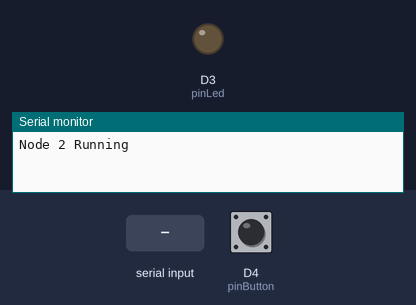
Bench run of a sketch on a simulated ESP8266 (NodeMCU). Parts: output pins drawn as LEDs (lit = HIGH), the last lines printed to the serial monitor. Inputs (shaded band) come from the test bench; at power-on: D4 (pinButton) HIGH.

Above: at 1.3 s.
1.4 s: "nighttime\n" received over the second serial link
At 2.0 s:
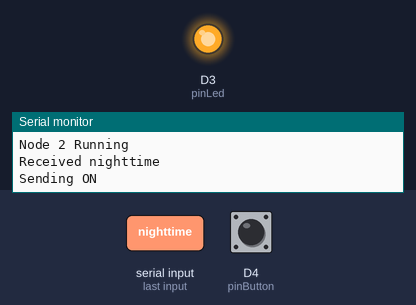
4.5 s: "daytime\n" received over the second serial link
At 5.5 s:
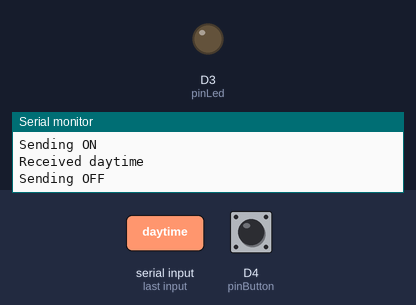
Timing chart, 0 to 7.5 s (numbered marks = the images above; inputs shaded):
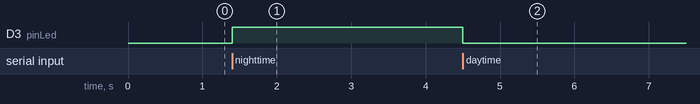

Measured:
- after the input at 1.4 s, D3 (pinLed): LOW → HIGH at once
- after the input at 4.5 s, D3 (pinLed): HIGH → LOW at once

The sketch:

Node2.ino
```cpp
//node2

#include <SoftwareSerial.h>
SoftwareSerial serial(D1,D2);   // connect to TX/RX on the other node

int pinLed = D3;
int pinButton = D4;
bool isMotion = false;

void checkSerial() {
  if (serial.available()) {
    String msg = serial.readStringUntil('\n');
    Serial.println("Received " + msg);
    if (msg == "daytime") {
      digitalWrite(pinLed, LOW);
      Serial.println("Sending OFF");
      serial.write("OFF\n");
    } else if (msg == "nighttime") {
      digitalWrite(pinLed, HIGH);
      Serial.println("Sending ON");
      serial.write("ON\n");
    }
  }
}

void checkButton() {
  bool isDown = (digitalRead(pinButton) == LOW);
  if (isDown != isMotion) {
    isMotion = isDown;
    if (isMotion) {
      Serial.println("Sending MOTION");
      serial.write("MOTION\n");
    } else {
      Serial.println("Sending NOMOTION");
      serial.write("NOMOTION\n");
    }
  }
}

void setup() {
  pinMode(D3, OUTPUT);
  pinMode(D4, INPUT_PULLUP);

  Serial.begin(9600);
  while (!Serial);
  delay(100);
  Serial.println("Node 2 Running");
  serial.begin(9600);
}

void loop() {
  checkSerial();
  checkButton();
}
```
